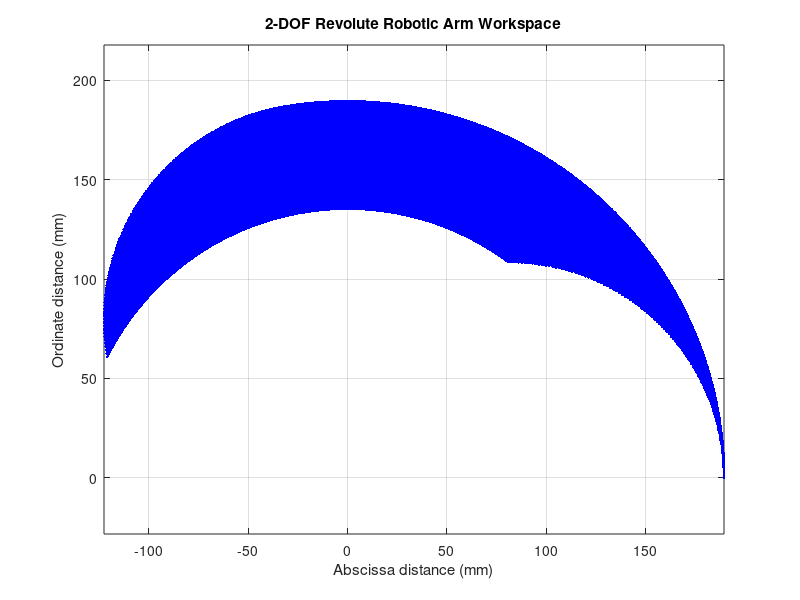

MATLAB code for this plot:
% 2-DOF Revolute Robotic Arm Workspace Calculation

% Define the joint angles
theta1 = linspace(0, 100/180*pi, 600); % Joint angle 1 varies from 0 to 2*pi
theta2 = linspace(0, pi/2, 100); % Joint angle 2 varies from 0 to 2*pi

% Define the link lengths
L1 = 81; % Length of the first link
L2 = 108.5; % Length of the second link

% Initialize variables to store end-effector positions
x = zeros(length(theta1), length(theta2));
y = zeros(length(theta1), length(theta2));

% Calculate end-effector positions for all combinations of joint angles
for i = 1:length(theta1)
    for j = 1:length(theta2)
        % Forward kinematics to compute end-effector position
        x(i, j) = L1 * cos(theta1(i)) + L2 * cos(theta1(i) + theta2(j));
        y(i, j) = L1 * sin(theta1(i)) + L2 * sin(theta1(i) + theta2(j));
    end
end

% Plot the workspace
figure;
plot(x(:), y(:), 'b.'); % Scatter plot of end-effector positions
title('2-DOF Revolute Robotic Arm Workspace');
xlabel('Abscissa distance (mm)');
ylabel('Ordinate distance (mm)');
axis equal; % Set equal scaling for x and y axes
grid on;
